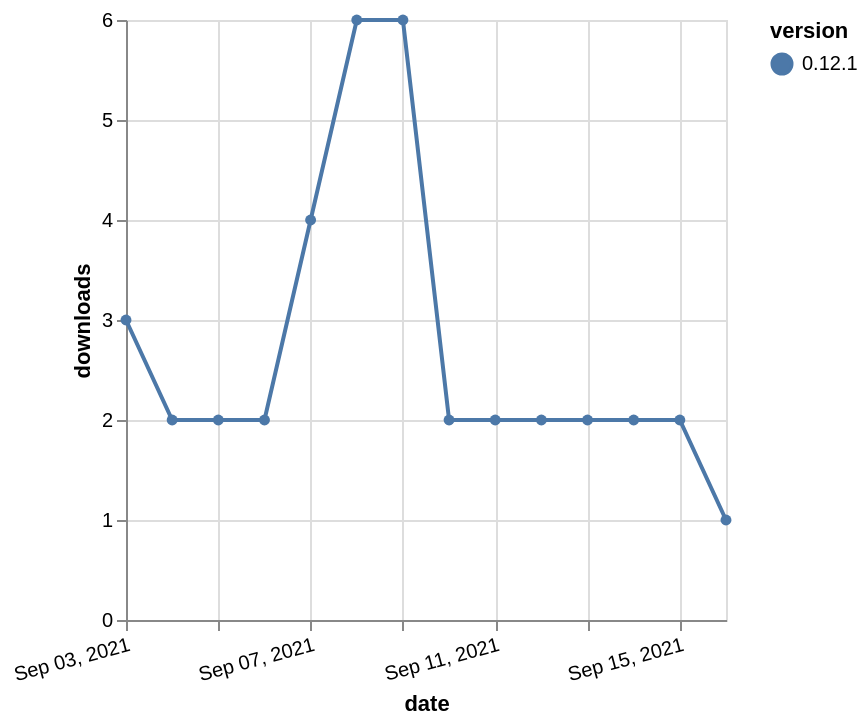

Specify this chart in Vega-Lite:
### Vega-Lite specification from a JSON file in a GitHub repository (floating-point values rounded to 4 significant figures)
{"$schema": "https://vega.github.io/schema/vega-lite/v5.json", "description": "A simple bar chart with embedded data.", "data": {"values": [{"date": "2021-09-03", "total": 2388, "delta": 3, "version": "0.12.1"}, {"date": "2021-09-04", "total": 2390, "delta": 2, "version": "0.12.1"}, {"date": "2021-09-05", "total": 2392, "delta": 2, "version": "0.12.1"}, {"date": "2021-09-06", "total": 2394, "delta": 2, "version": "0.12.1"}, {"date": "2021-09-07", "total": 2398, "delta": 4, "version": "0.12.1"}, {"date": "2021-09-08", "total": 2404, "delta": 6, "version": "0.12.1"}, {"date": "2021-09-09", "total": 2410, "delta": 6, "version": "0.12.1"}, {"date": "2021-09-10", "total": 2412, "delta": 2, "version": "0.12.1"}, {"date": "2021-09-11", "total": 2414, "delta": 2, "version": "0.12.1"}, {"date": "2021-09-12", "total": 2416, "delta": 2, "version": "0.12.1"}, {"date": "2021-09-13", "total": 2418, "delta": 2, "version": "0.12.1"}, {"date": "2021-09-14", "total": 2420, "delta": 2, "version": "0.12.1"}, {"date": "2021-09-15", "total": 2422, "delta": 2, "version": "0.12.1"}, {"date": "2021-09-16", "total": 2423, "delta": 1, "version": "0.12.1"}]}, "width": "container", "mark": {"type": "line", "point": {"filled": true}}, "encoding": {"x": {"field": "date", "type": "temporal", "timeUnit": "yearmonthdate", "title": "date", "axis": {"labelAngle": -15}}, "y": {"field": "delta", "type": "quantitative", "title": "downloads"}, "color": {"field": "version", "type": "nominal"}, "tooltip": {"field": "delta"}}}
